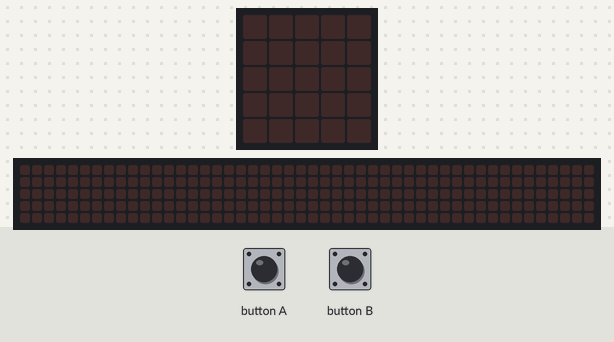
A program run on a simulated BBC micro:bit running MicroPython. Parts: the board's 5×5 LED display, a strip that is not on the board, showing the scrolling text unrolled. The test bench sets the inputs (shaded band). Random numbers come from a fixed seed; the 48×5 strip is a reading aid, not a part: it shows the text the display is scrolling, unrolled, one strip-width of it at a time.

Above: at 1.2 s.
1.3 s: button A pressed for 0.15 s
At 1.37 s:
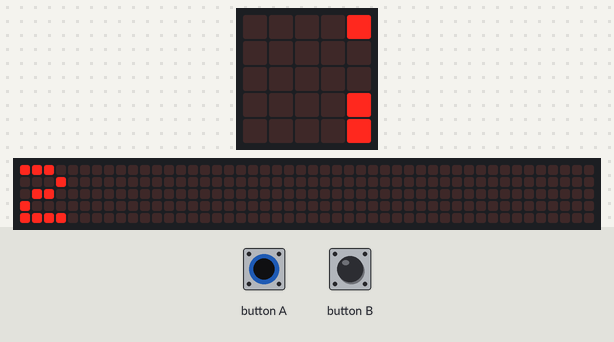
4.3 s: button B pressed for 0.15 s
At 4.37 s:
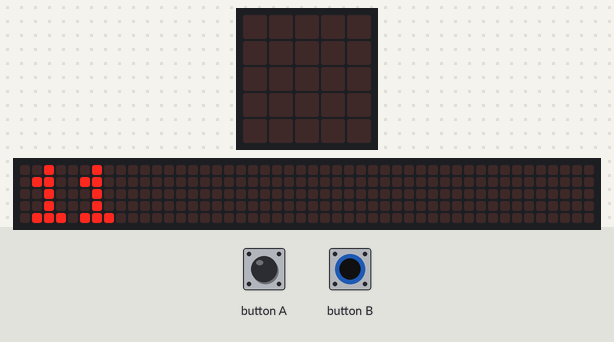
7.3 s: button A pressed for 1 s
At 7.37 s:
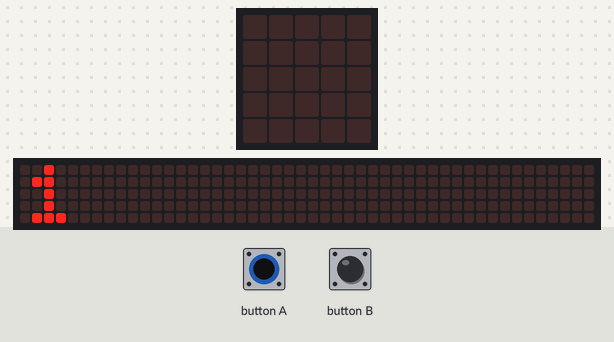
10.3 s: button B pressed for 1 s
At 10.37 s:
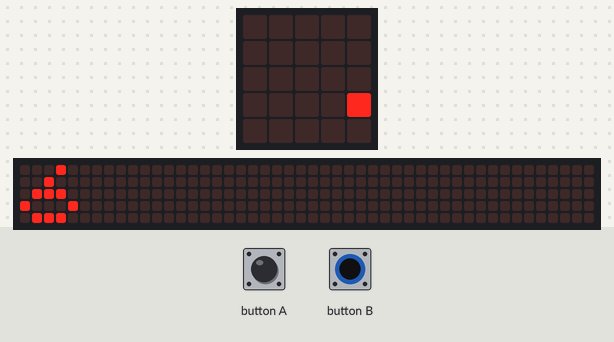
Timing chart, 0 to 13.3 s (numbered marks = the images above; inputs shaded):
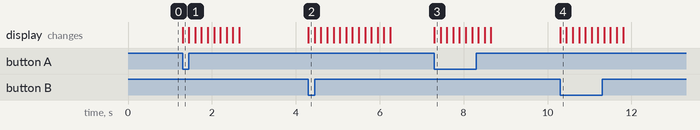

The program:

Dice_Roll.py
```python
# this program simulates dice rolls

from microbit import *
import random

while True:
    # if button 'a' is pressed then microbit will display a random roll between 1 to 6
    # this simulates roll of one dice
    if button_a.is_pressed():
        dice = random.randint(1,6)
        display.scroll(dice)

    # if button 'b' is pressed then microbit will display a random roll between 1 to 12
    # this simulates roll of two dice together
    elif button_b.is_pressed():
        dice = random.randint(2,12)
        display.scroll(dice)
```

Measured:
- after the input at 1.3 s, the display: changes at once (image 1)
- after the input at 4.3 s, the display: changes at once (image 2)
- after the input at 7.3 s, the display: changes at once (image 3)
- after the input at 10.3 s, the display: changes at once (image 4)
